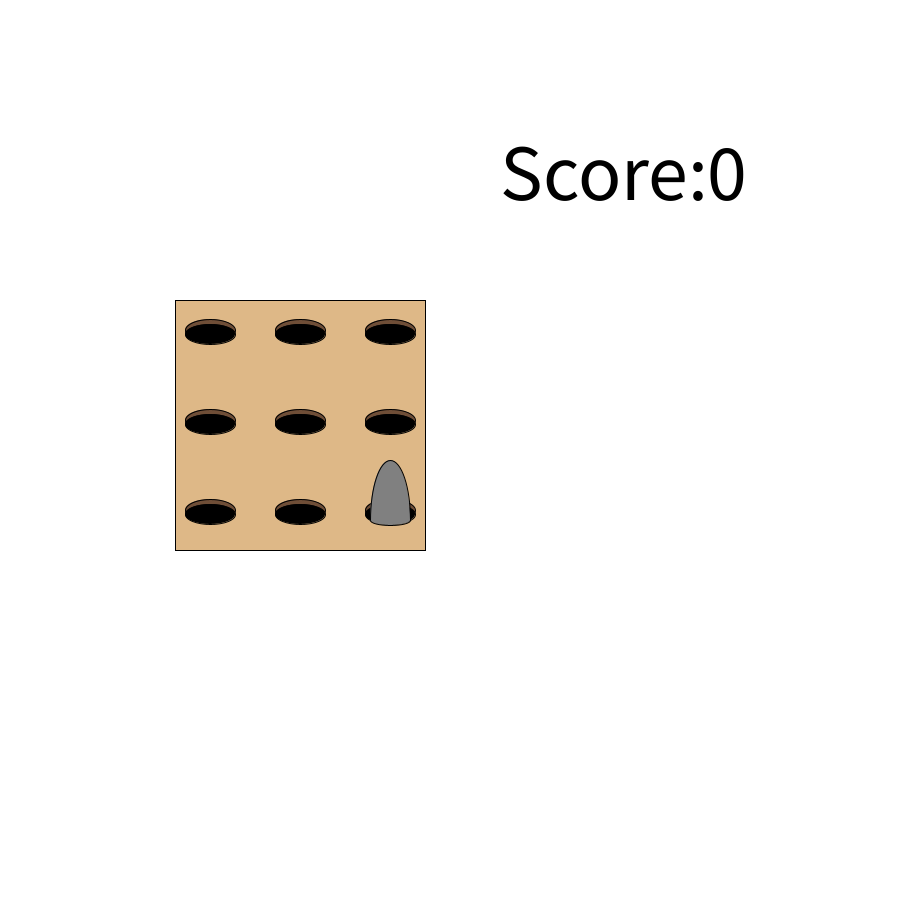
Frame 1 (no input)
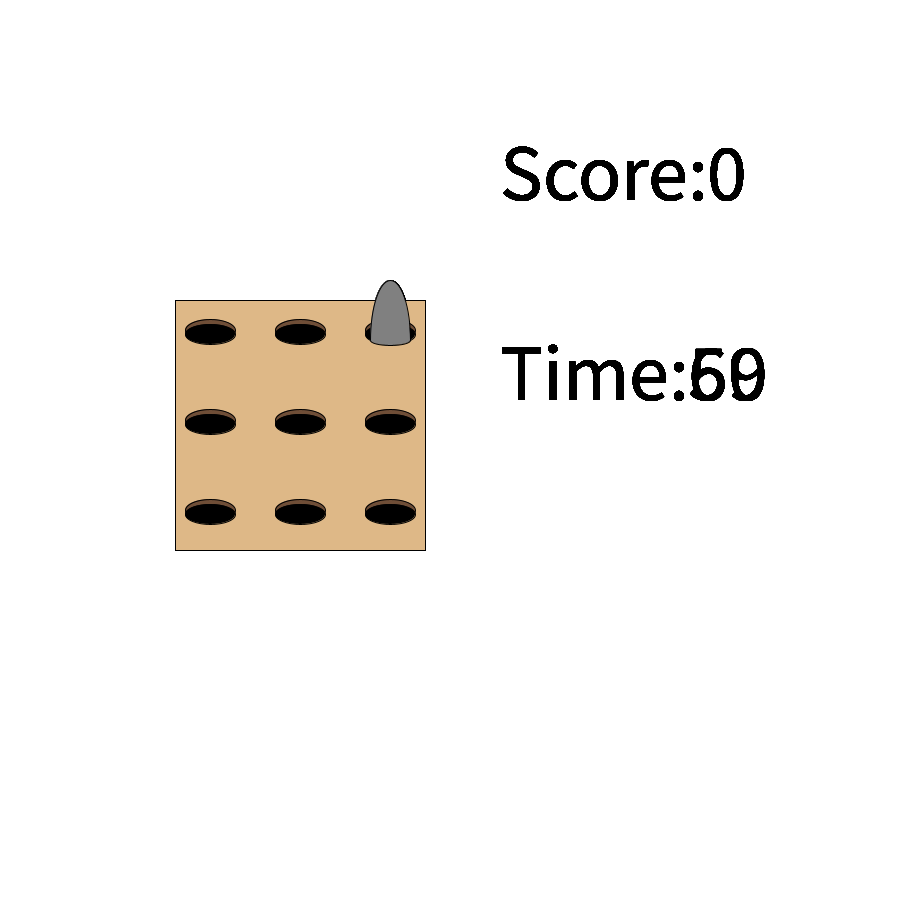
Frame 60 (the mouse pressed at the canvas centre just before this capture)
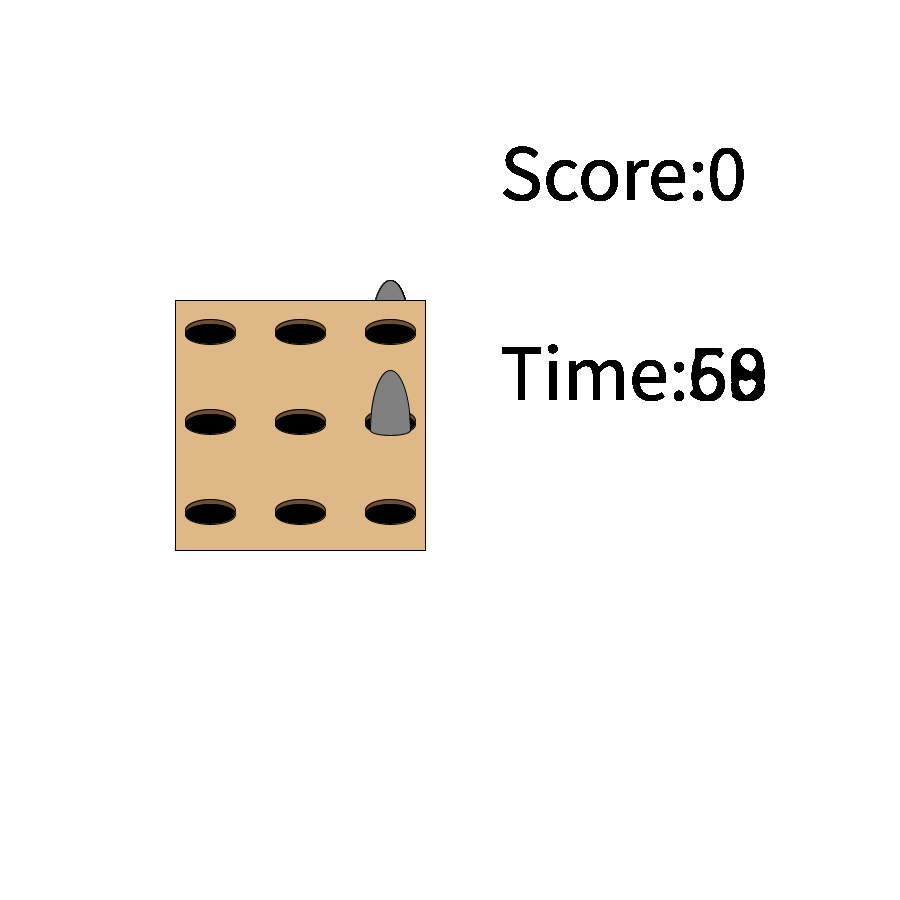
Frame 120 (the mouse held since frame 60 and released just before this capture)

The Processing sketch that drew these frames (run headless with seeded random() and noise(); from frame 60 on, the mouse is pressed at the canvas centre):

// Processing sketch: sketch_211123a
// ── sketch_211123a.pde
int moleX;
int moleY;
int moleLocation;
int score;
int time;
int interval=60;
PImage background;


void setup(){
 
   
  
    size(900,900);
    score=0;
    moleLocation=(int)random(0,9);
    
    background(255);
 
  
 }
 
 
 
void time(){
   time=interval-int(millis()/1000); 
    if(time == 0){
      while (true){
        background(0);
        fill(255);
      text("GAME OVER",height/2-100, width/2);
      text("Score:"+score,height/2-100,width/2-100);
    }
    }
   text("Time:"+time, 500, 400);
}


void draw() {
  
 time();
 ground();
 holes();
 mole();
 score();
}

void ground(){
  //GROUND
    fill(222,184,135);
    rect(175,300,250,250);
}

void holes(){
   //HOLES
  for(int i=0;i<200;i+=90){
   for(int j=0;j<200;j+=90){
     
    fill(111, 78, 55);
    ellipse(210+i,330+j,50,22);
    fill(0);
    ellipse(210+i,334+j,50,20); 
   }
   
  
}
}
void mole() {
 
  if(time>0){
    fill(128,128,128);
    if(frameCount%50==0){
   moleLocation=(int)random(0,9);
    }
  } 
   //TOP ROW
 
    if(moleLocation==0){
      moleX=210;
      moleY=340;
   arc(moleX, moleY, 40, 120, PI, TWO_PI);
   arc(moleX, moleY, 40, 10, -TWO_PI,-PI);
    }if( moleLocation==1){
      
   moleX=300;
   moleY=340;
   arc(moleX, moleY, 40, 120, PI, TWO_PI);
   arc(moleX, moleY, 40, 10, -TWO_PI,-PI);
    }if( moleLocation==2){
       
   moleX=390;
   moleY=340;
   arc(moleX, moleY, 40, 120, PI, TWO_PI);
   arc(moleX, moleY, 40, 10, -TWO_PI,-PI);
    }
    
    //BOTTOM ROW
    if( moleLocation==3){
     moleX=210;
     moleY=520;
   arc(moleX, moleY, 40, 120, PI, TWO_PI);
   arc(moleX, moleY, 40, 10, -TWO_PI,-PI);
    }if( moleLocation==4){
      moleX=300;
     moleY=520;
   arc(moleX, moleY, 40, 120, PI, TWO_PI);
   arc(moleX, moleY, 40, 10, -TWO_PI,-PI);
    }if( moleLocation==5){
      moleX=390;
     moleY=520;
   arc(moleX, moleY, 40, 120, PI, TWO_PI);
   arc(moleX, moleY, 40, 10, -TWO_PI,-PI);
    }
    
    //MIDDLE ROW
    if( moleLocation==6){
     moleX=210;
     moleY=430;
   arc(moleX, moleY, 40, 120, PI, TWO_PI);
   arc(moleX, moleY, 40, 10, -TWO_PI,-PI);
    }if( moleLocation==7){
     moleX=300;
     moleY=430;
   arc(moleX, moleY, 40, 120, PI, TWO_PI);
   arc(moleX, moleY, 40, 10, -TWO_PI,-PI);
    }if( moleLocation==8){
      moleX=390;
     moleY=430;
   arc(moleX, moleY, 40, 120, PI, TWO_PI);
   arc(moleX, moleY, 40, 10, -TWO_PI,-PI);
    }
   
}




void score(){
 fill(0);
 textSize(80);
 text("Score:"+score,500,200);
}



void mouseClicked(){
 
  if(mouseX>=moleX-40&&mouseX<=moleX+40&&mouseY>=moleY-20&&mouseY<=moleY+240&&time>0){
    score=score+1;

    if(time<=60){
      time=time+1;
    }
      moleLocation=(int)random(0,9);
  }
 
}
